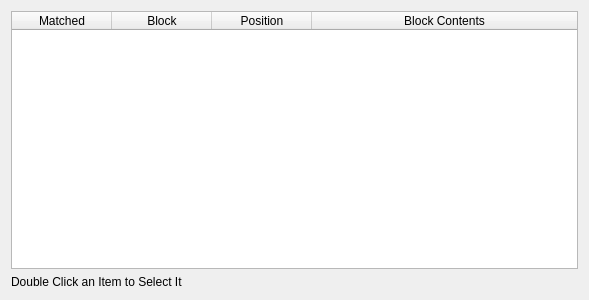
<?xml version="1.0" encoding="UTF-8"?>
<ui version="4.0">
 <class>SearchResultDialog</class>
 <widget class="QDialog" name="SearchResultDialog">
  <property name="geometry">
   <rect>
    <x>0</x>
    <y>0</y>
    <width>589</width>
    <height>300</height>
   </rect>
  </property>
  <property name="windowTitle">
   <string>Search Results</string>
  </property>
  <layout class="QGridLayout" name="gridLayout">
   <item row="0" column="0">
    <widget class="QTableWidget" name="tableWidget">
     <property name="editTriggers">
      <set>QAbstractItemView::NoEditTriggers</set>
     </property>
     <property name="selectionMode">
      <enum>QAbstractItemView::SingleSelection</enum>
     </property>
     <property name="selectionBehavior">
      <enum>QAbstractItemView::SelectRows</enum>
     </property>
     <property name="cornerButtonEnabled">
      <bool>false</bool>
     </property>
     <property name="rowCount">
      <number>0</number>
     </property>
     <property name="columnCount">
      <number>4</number>
     </property>
     <attribute name="horizontalHeaderHighlightSections">
      <bool>false</bool>
     </attribute>
     <attribute name="horizontalHeaderStretchLastSection">
      <bool>true</bool>
     </attribute>
     <column>
      <property name="text">
       <string>Matched</string>
      </property>
     </column>
     <column>
      <property name="text">
       <string>Block</string>
      </property>
     </column>
     <column>
      <property name="text">
       <string>Position</string>
      </property>
     </column>
     <column>
      <property name="text">
       <string>Block Contents</string>
      </property>
     </column>
    </widget>
   </item>
   <item row="1" column="0">
    <widget class="QLabel" name="label">
     <property name="text">
      <string>Double Click an Item to Select It</string>
     </property>
    </widget>
   </item>
  </layout>
 </widget>
 <resources/>
 <connections/>
</ui>
